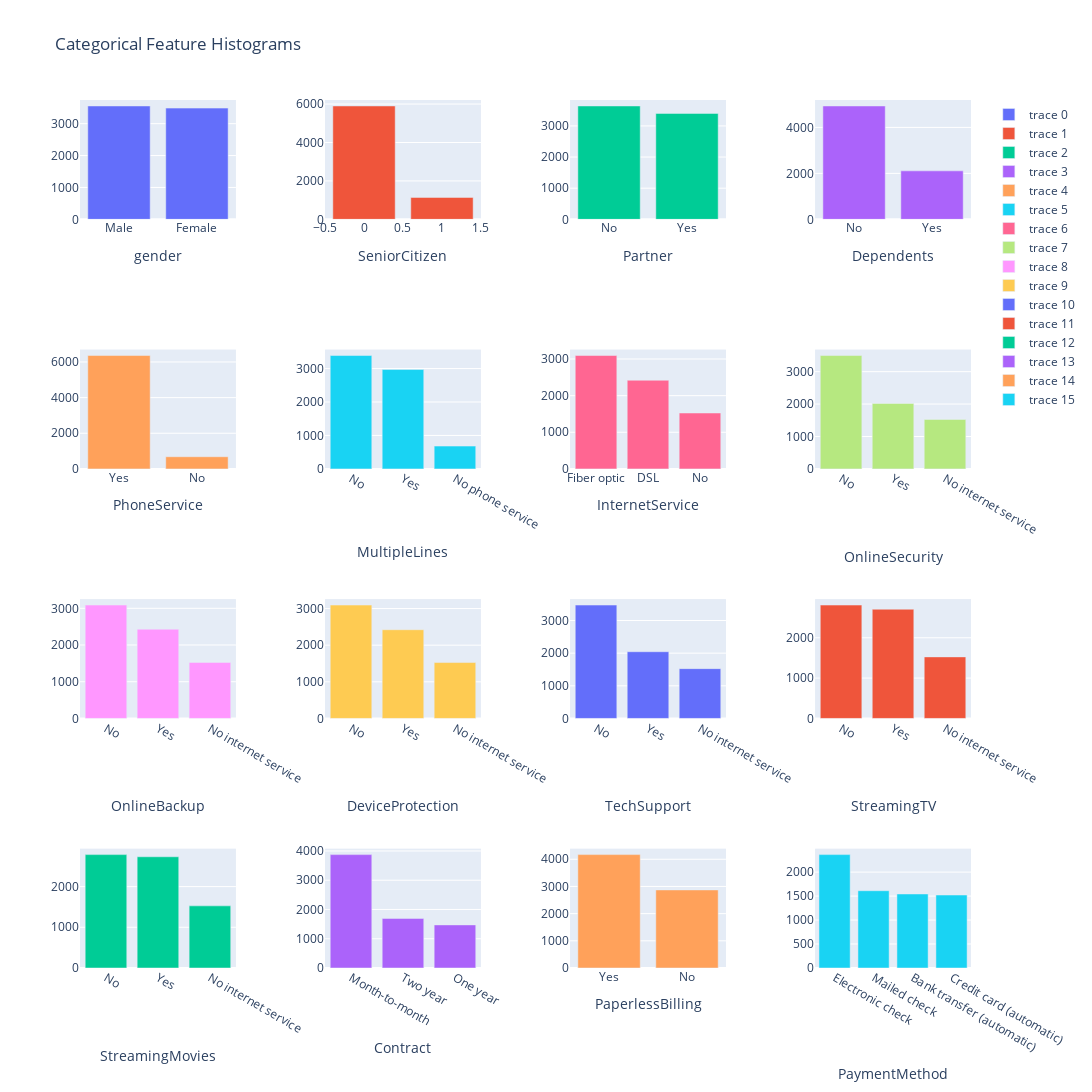

This figure's notebook cell:
### Markdown cell above
### 1.2.2 Categorical feature distribution
To analyze categorical features, we use bar charts. We observe that Senior citizens and customers without phone service are less represented in the data.

### Code cell
fig = make_subplots(rows=4, cols=4,
                    horizontal_spacing=0.1, vertical_spacing=0.15)

for i, categorical_feature in enumerate(categorical_features):
    row = (i // 4) + 1
    col = (i % 4) + 1
    hist_data = df[categorical_feature].value_counts()
    hist = go.Bar(x=hist_data.index, y=hist_data.values)
    fig.add_trace(hist, row=row, col=col)
    fig.update_xaxes(title_text=categorical_feature, row=row, col=col)

fig.update_layout(title="Categorical Feature Histograms")
fig.update_layout(height=1200, width=1500) 
fig.show()

### Figure 1 — Plotly figure (JSON) as saved in the notebook; plotly's stock layout.template omitted (floating-point values rounded to 4 significant figures)
{"data": [{"type": "bar", "x": ["Male", "Female"], "xaxis": "x", "y": [3555, 3488], "yaxis": "y"}, {"type": "bar", "x": [0, 1], "xaxis": "x2", "y": [5901, 1142], "yaxis": "y2"}, {"type": "bar", "x": ["No", "Yes"], "xaxis": "x3", "y": [3641, 3402], "yaxis": "y3"}, {"type": "bar", "x": ["No", "Yes"], "xaxis": "x4", "y": [4933, 2110], "yaxis": "y4"}, {"type": "bar", "x": ["Yes", "No"], "xaxis": "x5", "y": [6361, 682], "yaxis": "y5"}, {"type": "bar", "x": ["No", "Yes", "No phone service"], "xaxis": "x6", "y": [3390, 2971, 682], "yaxis": "y6"}, {"type": "bar", "x": ["Fiber optic", "DSL", "No"], "xaxis": "x7", "y": [3096, 2421, 1526], "yaxis": "y7"}, {"type": "bar", "x": ["No", "Yes", "No internet service"], "xaxis": "x8", "y": [3498, 2019, 1526], "yaxis": "y8"}, {"type": "bar", "x": ["No", "Yes", "No internet service"], "xaxis": "x9", "y": [3088, 2429, 1526], "yaxis": "y9"}, {"type": "bar", "x": ["No", "Yes", "No internet service"], "xaxis": "x10", "y": [3095, 2422, 1526], "yaxis": "y10"}, {"type": "bar", "x": ["No", "Yes", "No internet service"], "xaxis": "x11", "y": [3473, 2044, 1526], "yaxis": "y11"}, {"type": "bar", "x": ["No", "Yes", "No internet service"], "xaxis": "x12", "y": [2810, 2707, 1526], "yaxis": "y12"}, {"type": "bar", "x": ["No", "Yes", "No internet service"], "xaxis": "x13", "y": [2785, 2732, 1526], "yaxis": "y13"}, {"type": "bar", "x": ["Month-to-month", "Two year", "One year"], "xaxis": "x14", "y": [3875, 1695, 1473], "yaxis": "y14"}, {"type": "bar", "x": ["Yes", "No"], "xaxis": "x15", "y": [4171, 2872], "yaxis": "y15"}, {"type": "bar", "x": ["Electronic check", "Mailed check", "Bank transfer (automatic)", "Credit card (automatic)"], "xaxis": "x16", "y": [2365, 1612, 1544, 1522], "yaxis": "y16"}], "layout": {"height": 1200, "title": {"text": "Categorical Feature Histograms"}, "width": 1500, "xaxis": {"anchor": "y", "autorange": true, "domain": [0, 0.175], "range": [-0.5, 1.5], "title": {"text": "gender"}, "type": "category"}, "xaxis10": {"anchor": "y10", "autorange": true, "domain": [0.275, 0.45], "range": [-0.5, 2.5], "title": {"text": "DeviceProtection"}, "type": "category"}, "xaxis11": {"anchor": "y11", "autorange": true, "domain": [0.55, 0.725], "range": [-0.5, 2.5], "title": {"text": "TechSupport"}, "type": "category"}, "xaxis12": {"anchor": "y12", "autorange": true, "domain": [0.825, 1], "range": [-0.5, 2.5], "title": {"text": "StreamingTV"}, "type": "category"}, "xaxis13": {"anchor": "y13", "autorange": true, "domain": [0, 0.175], "range": [-0.5, 2.5], "title": {"text": "StreamingMovies"}, "type": "category"}, "xaxis14": {"anchor": "y14", "autorange": true, "domain": [0.275, 0.45], "range": [-0.5, 2.5], "title": {"text": "Contract"}, "type": "category"}, "xaxis15": {"anchor": "y15", "autorange": true, "domain": [0.55, 0.725], "range": [-0.5, 1.5], "title": {"text": "PaperlessBilling"}, "type": "category"}, "xaxis16": {"anchor": "y16", "autorange": true, "domain": [0.825, 1], "range": [-0.5, 3.5], "title": {"text": "PaymentMethod"}, "type": "category"}, "xaxis2": {"anchor": "y2", "autorange": true, "domain": [0.275, 0.45], "range": [-0.5, 1.5], "title": {"text": "SeniorCitizen"}, "type": "linear"}, "xaxis3": {"anchor": "y3", "autorange": true, "domain": [0.55, 0.725], "range": [-0.5, 1.5], "title": {"text": "Partner"}, "type": "category"}, "xaxis4": {"anchor": "y4", "autorange": true, "domain": [0.825, 1], "range": [-0.5, 1.5], "title": {"text": "Dependents"}, "type": "category"}, "xaxis5": {"anchor": "y5", "autorange": true, "domain": [0, 0.175], "range": [-0.5, 1.5], "title": {"text": "PhoneService"}, "type": "category"}, "xaxis6": {"anchor": "y6", "autorange": true, "domain": [0.275, 0.45], "range": [-0.5, 2.5], "title": {"text": "MultipleLines"}, "type": "category"}, "xaxis7": {"anchor": "y7", "autorange": true, "domain": [0.55, 0.725], "range": [-0.5, 2.5], "title": {"text": "InternetService"}, "type": "category"}, "xaxis8": {"anchor": "y8", "autorange": true, "domain": [0.825, 1], "range": [-0.5, 2.5], "title": {"text": "OnlineSecurity"}, "type": "category"}, "xaxis9": {"anchor": "y9", "autorange": true, "domain": [0, 0.175], "range": [-0.5, 2.5], "title": {"text": "OnlineBackup"}, "type": "category"}, "yaxis": {"anchor": "x", "autorange": true, "domain": [0.8625, 1], "range": [0, 3742.0], "type": "linear"}, "yaxis10": {"anchor": "x10", "autorange": true, "domain": [0.2875, 0.425], "range": [0, 3258.0], "type": "linear"}, "yaxis11": {"anchor": "x11", "autorange": true, "domain": [0.2875, 0.425], "range": [0, 3656.0], "type": "linear"}, "yaxis12": {"anchor": "x12", "autorange": true, "domain": [0.2875, 0.425], "range": [0, 2958.0], "type": "linear"}, "yaxis13": {"anchor": "x13", "autorange": true, "domain": [0, 0.1375], "range": [0, 2932.0], "type": "linear"}, "yaxis14": {"anchor": "x14", "autorange": true, "domain": [0, 0.1375], "range": [0, 4079.0], "type": "linear"}, "yaxis15": {"anchor": "x15", "autorange": true, "domain": [0, 0.1375], "range": [0, 4391.0], "type": "linear"}, "yaxis16": {"anchor": "x16", "autorange": true, "domain": [0, 0.1375], "range": [0, 2489.0], "type": "linear"}, "yaxis2": {"anchor": "x2", "autorange": true, "domain": [0.8625, 1], "range": [0, 6212.0], "type": "linear"}, "yaxis3": {"anchor": "x3", "autorange": true, "domain": [0.8625, 1], "range": [0, 3833.0], "type": "linear"}, "yaxis4": {"anchor": "x4", "autorange": true, "domain": [0.8625, 1], "range": [0, 5193.0], "type": "linear"}, "yaxis5": {"anchor": "x5", "autorange": true, "domain": [0.575, 0.7125], "range": [0, 6696.0], "type": "linear"}, "yaxis6": {"anchor": "x6", "autorange": true, "domain": [0.575, 0.7125], "range": [0, 3568.0], "type": "linear"}, "yaxis7": {"anchor": "x7", "autorange": true, "domain": [0.575, 0.7125], "range": [0, 3259.0], "type": "linear"}, "yaxis8": {"anchor": "x8", "autorange": true, "domain": [0.575, 0.7125], "range": [0, 3682.0], "type": "linear"}, "yaxis9": {"anchor": "x9", "autorange": true, "domain": [0.2875, 0.425], "range": [0, 3251.0], "type": "linear"}}}
